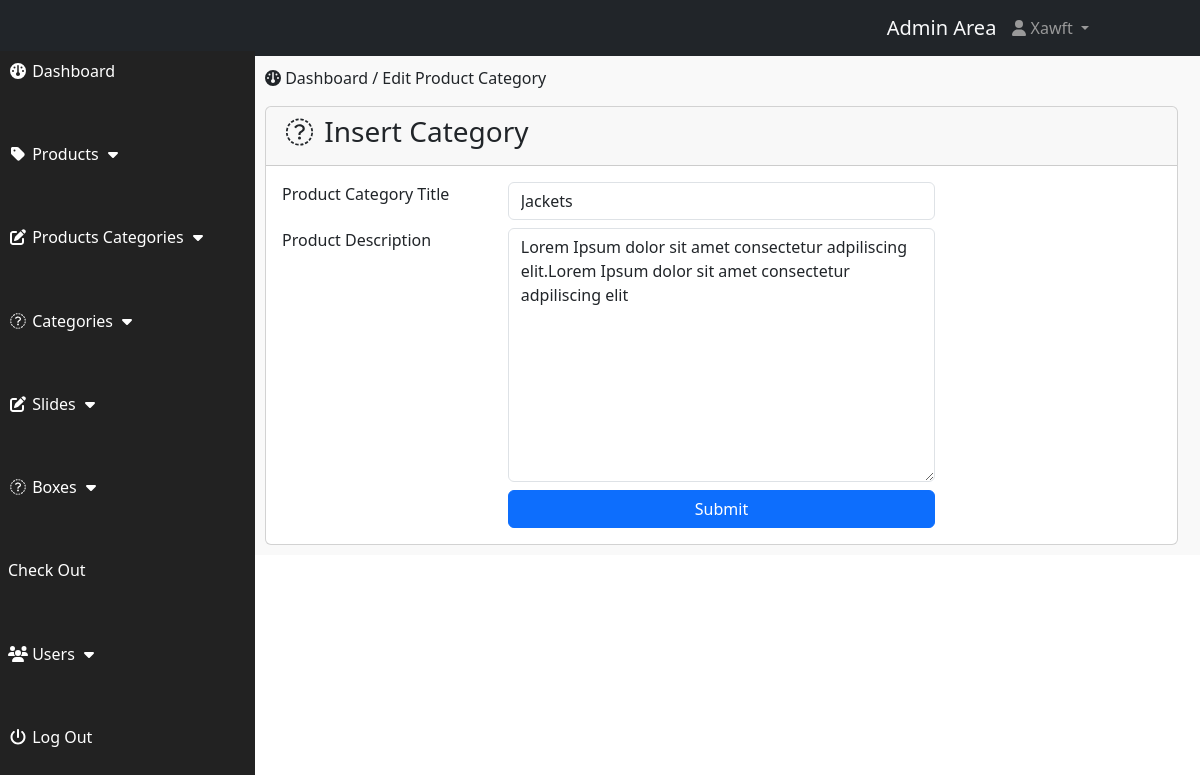
The app's page /includes/index.php?edit_p_cat=1 (signed in) with its own data.
### tables this page shows
CREATE TABLE `products_categories` (
  `p_cat_id` int(10) NOT NULL,
  `p_cat_title` text NOT NULL,
  `p_cat_desc` text NOT NULL
);

### includes/edit_p_cat.php (the view)
<?php
   if(isset($_GET["edit_p_cat"])){
    $edit_id = $_GET["edit_p_cat"];
    $sql = "SELECT * FROM products_categories WHERE p_cat_id = '$edit_id'";
    $run = mysqli_query($conn, $sql);
    $row = mysqli_fetch_array($run);
    $title = $row["p_cat_title"];
    $desc = $row["p_cat_desc"];
}
?>
<div class="row">
    <div class="col-lg-12">
        <ol class="breadcrumb">
            <li class="active">
                <i class="fa fa-dashboard"></i> Dashboard / Edit Product Category
            </li>
        </ol>
    </div>
</div>
<div class="row">
    <div class="col-lg-12">
        <div class="card">
            <div class="card-header">
                <h3 class="card-title"><i class="fa fa-fw fa-money"></i> Insert Category</h3>
            </div>
            <div class="card-body">
                <form action="edit2.php?edit_p_cat=<?php echo $edit_id;?>" method="post" class="form-horizontal">
                    <div class="form-group row">
                        <div class="control-label col-md-3">
                            Product Category Title
</div>
                        <div class="col-md-6"><input type="text" value="<?php echo $title;?>" name="p_cat_title" id="" required class="form-control">
                    </div>
                    </div>
                    <div class="form-group row mt-2 mb-2">
                        <div class="control-label col-md-3">
                            Product Description
</div>
                        <div class="col-md-6"><textarea name="p_cat_desc" class="form-control" id="" cols="30" rows="10" required><?php echo $desc;?></textarea>
                    </div>
                    </div>
                    <div class="form-group row">
                        <div class="control-label col-md-3">
</div>
                        <div class="col-md-6"><button type="submit" style="width: 100%;" class="btn btn-primary" name="submit">Submit</button>
                    </div>
                    </div>
                </form>
            </div>
        </div>
    </div>
</div>

### includes/css/style.css (style rules this page uses)
body { margin-top: 100px; }
@media (min-width: 768px) { body { margin-top: 50px; color: red; } }

### records on screen
products_categories: p_cat_title "Jackets", p_cat_desc "Lorem Ipsum dolor sit amet consectetur adpiliscing elit.Lorem Ipsum dolor sit amet consectetur adpiliscing elit"
